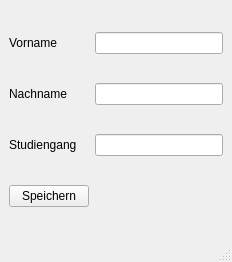
<?xml version="1.0" encoding="UTF-8"?>
<ui version="4.0">
 <class>saveWindow</class>
 <widget class="QMainWindow" name="saveWindow">
  <property name="geometry">
   <rect>
    <x>0</x>
    <y>0</y>
    <width>232</width>
    <height>262</height>
   </rect>
  </property>
  <property name="cursor">
   <cursorShape>ArrowCursor</cursorShape>
  </property>
  <property name="windowTitle">
   <string>MainWindow</string>
  </property>
  <widget class="QWidget" name="centralwidget">
   <layout class="QGridLayout" name="gridLayout">
    <item row="2" column="0">
     <widget class="QLabel" name="label_3">
      <property name="text">
       <string>Studiengang</string>
      </property>
     </widget>
    </item>
    <item row="2" column="1">
     <widget class="QLineEdit" name="studiengang"/>
    </item>
    <item row="1" column="0">
     <widget class="QLabel" name="label_2">
      <property name="text">
       <string>Nachname</string>
      </property>
     </widget>
    </item>
    <item row="0" column="0">
     <widget class="QLabel" name="label">
      <property name="text">
       <string>Vorname</string>
      </property>
     </widget>
    </item>
    <item row="1" column="1">
     <widget class="QLineEdit" name="name"/>
    </item>
    <item row="0" column="1">
     <widget class="QLineEdit" name="vName"/>
    </item>
    <item row="3" column="0">
     <widget class="QPushButton" name="pushButton">
      <property name="text">
       <string>Speichern</string>
      </property>
     </widget>
    </item>
   </layout>
  </widget>
  <widget class="QMenuBar" name="menubar">
   <property name="geometry">
    <rect>
     <x>0</x>
     <y>0</y>
     <width>232</width>
     <height>22</height>
    </rect>
   </property>
  </widget>
  <widget class="QStatusBar" name="statusbar"/>
 </widget>
 <resources/>
 <connections/>
</ui>
